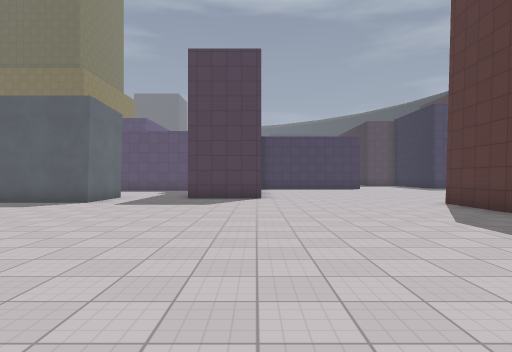
view 1 (above)

24 first-person views from a walk through a Godot game level. The camera is 1.5 m above the floor, looks level and sees 75° across. The floor is counted in squares, 2 m on a side. Each view is taken from the middle of a square. On the plan, view 1 faces up. The plan holds only what a view shows up to about 11 squares ahead; the rest is blank. The place goes on beyond the plan. Surface patterns are stand-ins for the level's own textures.

view 2
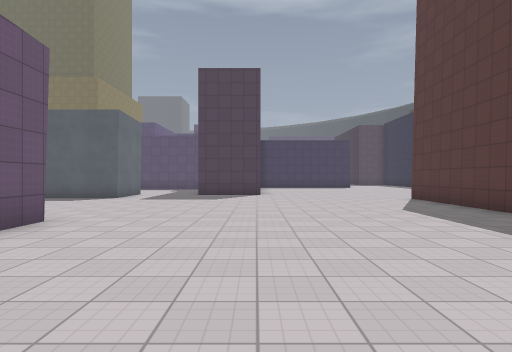

view 3
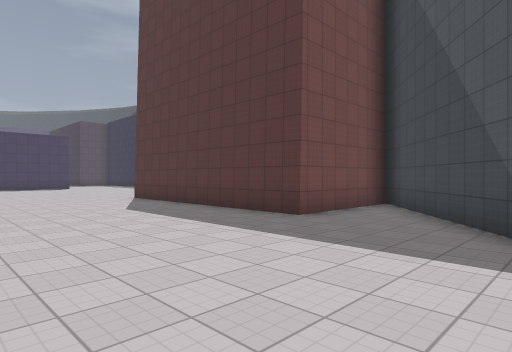

view 4
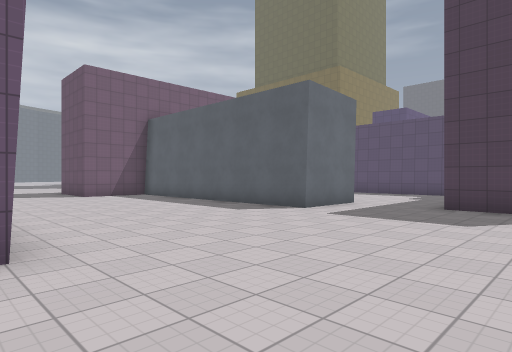

view 5
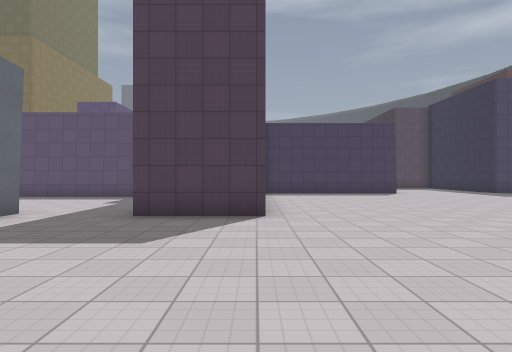

view 6
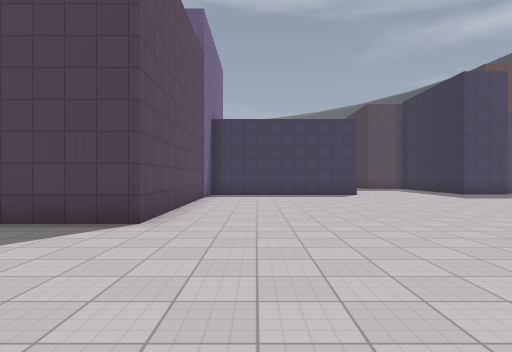

view 7
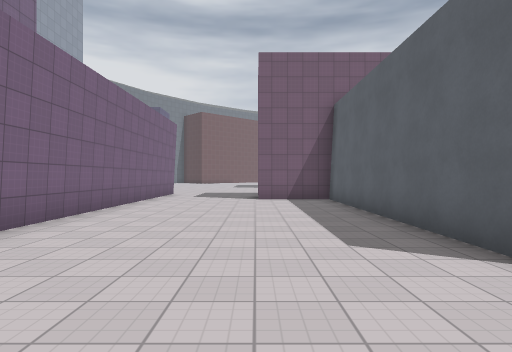

view 8
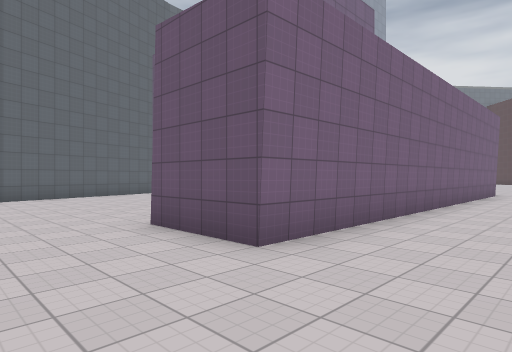

view 9
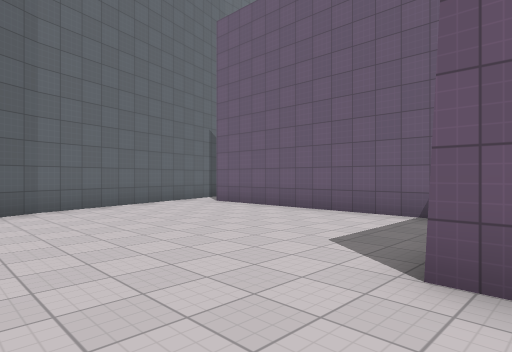

view 10
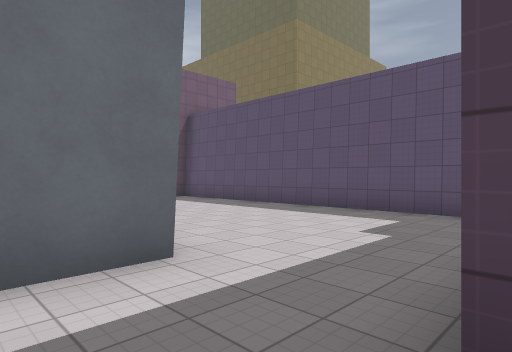

view 11
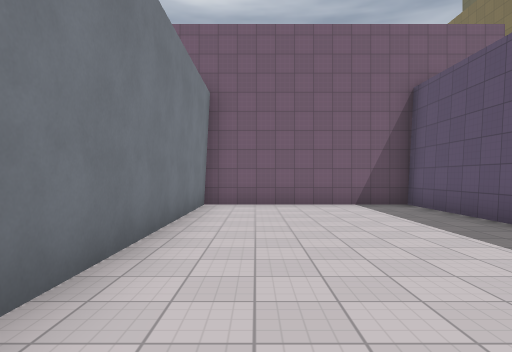

view 12
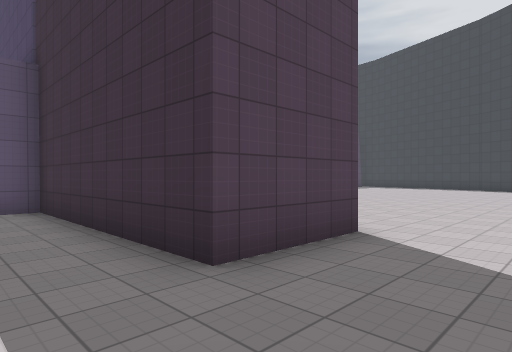

view 13
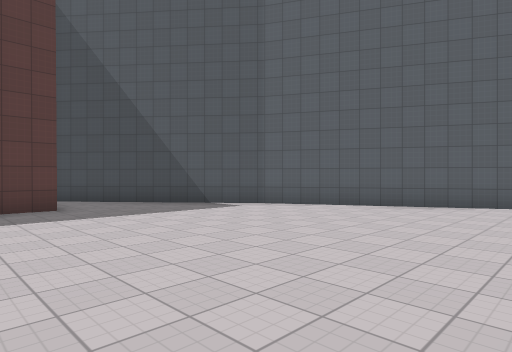

view 14
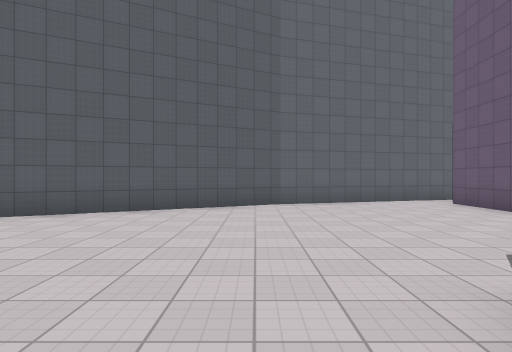

view 15
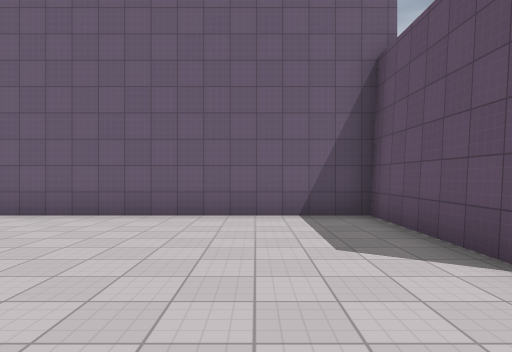

view 16
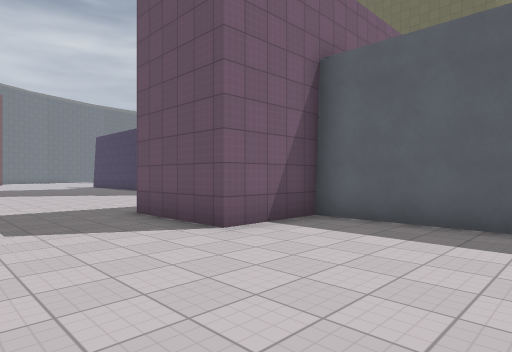

view 17
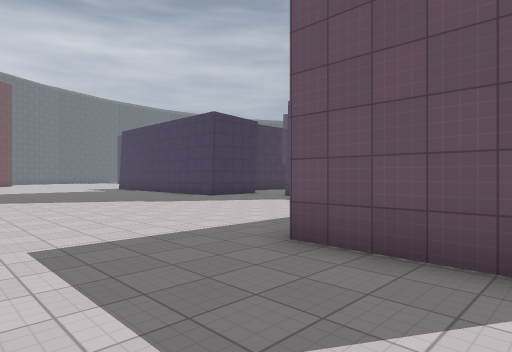

view 18
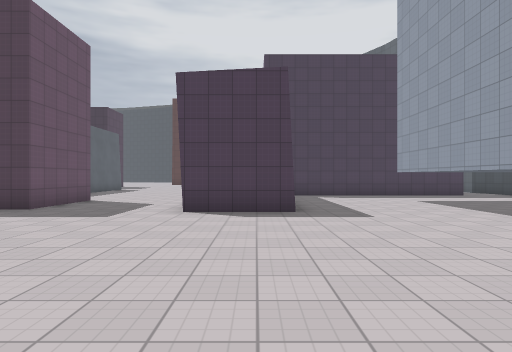

view 19
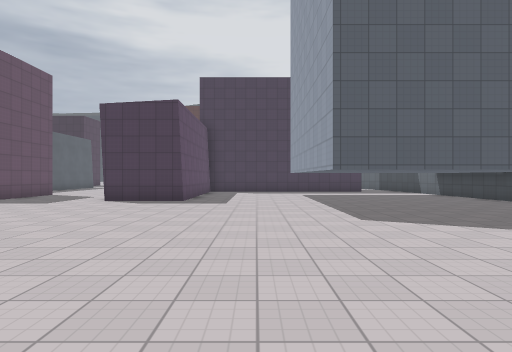

view 20
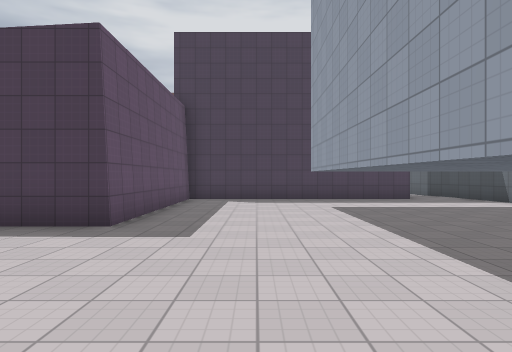

view 21
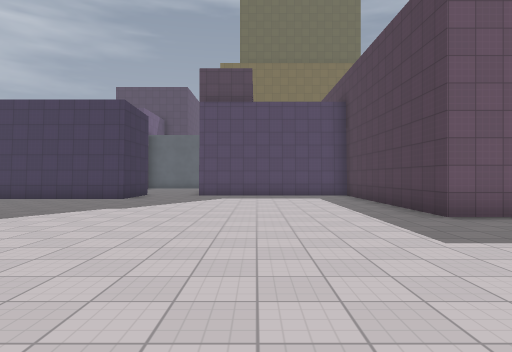

view 22
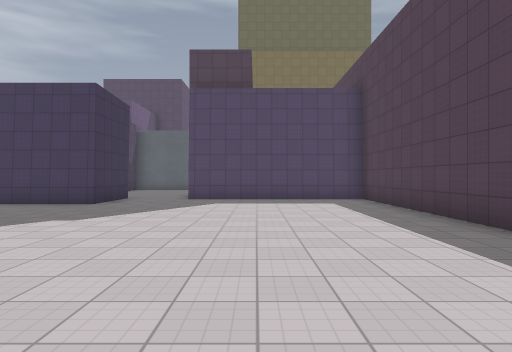

view 23
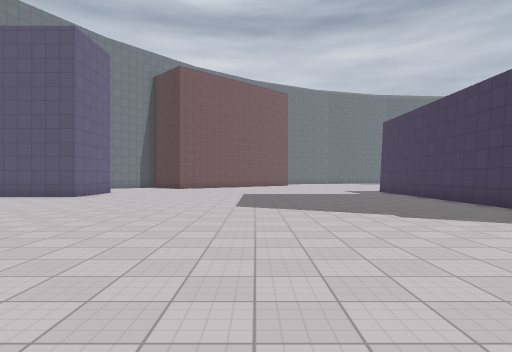

view 24
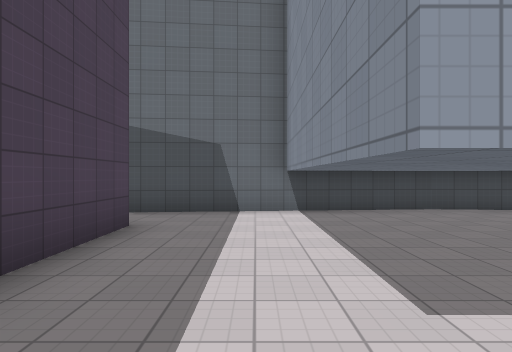

### Floor plan
Points are (right, up) in squares from view 1. A wall is a line through its corners. A room is listed if a view was taken in it or the views show most of it. See-through windows are left out.
Room 1 (views 1, 2, 3, 4, 5, 6, 7, 8, 9, 10, 12, 13, 14, 15, 16)
walls: (-4.7, 10.6) (-4.7, 9.4) (-12.7, 9.4) (-12.7, 7.1); (3.3, -2.7) (8.6, 1.6); (8.9, 1.9) (5.1, 1.9) (5.2, 9.1); (0.2, 17) (0.2, 11.2) (-2.3, 11.2); (-12.6, 3.6) (-3.5, 3.6) (-3.5, 1.2) (-7.3, 1.2) (-7.3, -6.1); (-7.4, -7.3) (-2.7, -5.9) (3.4, -2.7)
ways out: opening at (-3.5, 11.5) to room 2; opening at (-13, 5) to room 3; opening at (-8, -7) to room 3
Room 2 (view 11)
walls: (-4.7, 11.8) (-4.7, 10.6); (-2.3, 11.2) (-2.3, 17) (-12.7, 17) (-12.7, 11.7) (-5.6, 11.7)
ways out: opening at (-3.5, 11.5) to room 1
Room 3 (views 17, 18, 19, 20, 21, 22, 23, 24)
walls: (-14.1, 3.6) (-12.6, 3.6); (-12.7, 7.1) (-15.5, 7.1) (-15.5, 13.8) (-21.2, 13.8); (-17.7, -8.4) (-15.9, -8.5); (-16, -8.5) (-9.3, -7.9); (-10.1, -6.1) (-10.1, 1.2) (-16, 1.2) (-16, 3.6); (-23.3, 14) (-23.3, 11.9) (-27.4, 11.9); (-8.3, -7.6) (-7.4, -7.3)
ways out: opening at (-13, 5) to room 1; opening at (-8, -7) to room 1; opening at (-22.5, 14)

Positions as (right, up) in squares from view 1, and headings:
1: (0, 0), facing up
2: (0, -2), facing up
3: (0, -2), facing up-right
4: (0, 3), facing up-left
5: (0, 5), facing up
6: (2, 6), facing up
7: (-2, 7), facing left
8: (-1, 6), facing down-left
9: (-1, 2), facing down-left
10: (-2, 10), facing up-left
11: (-4, 13), facing left
12: (-4, 9), facing up-right
13: (-3, 4), facing down-right
14: (-2, 3), facing down
15: (-1, -1), facing left
16: (-9, 4), facing up-left
17: (-13, 4), facing up-left
18: (-23, 2), facing right
19: (-26, -1), facing right
20: (-21, -1), facing right
21: (-19, 1), facing up
22: (-19, 3), facing up
23: (-16, 6), facing left
24: (-12, -1), facing down
